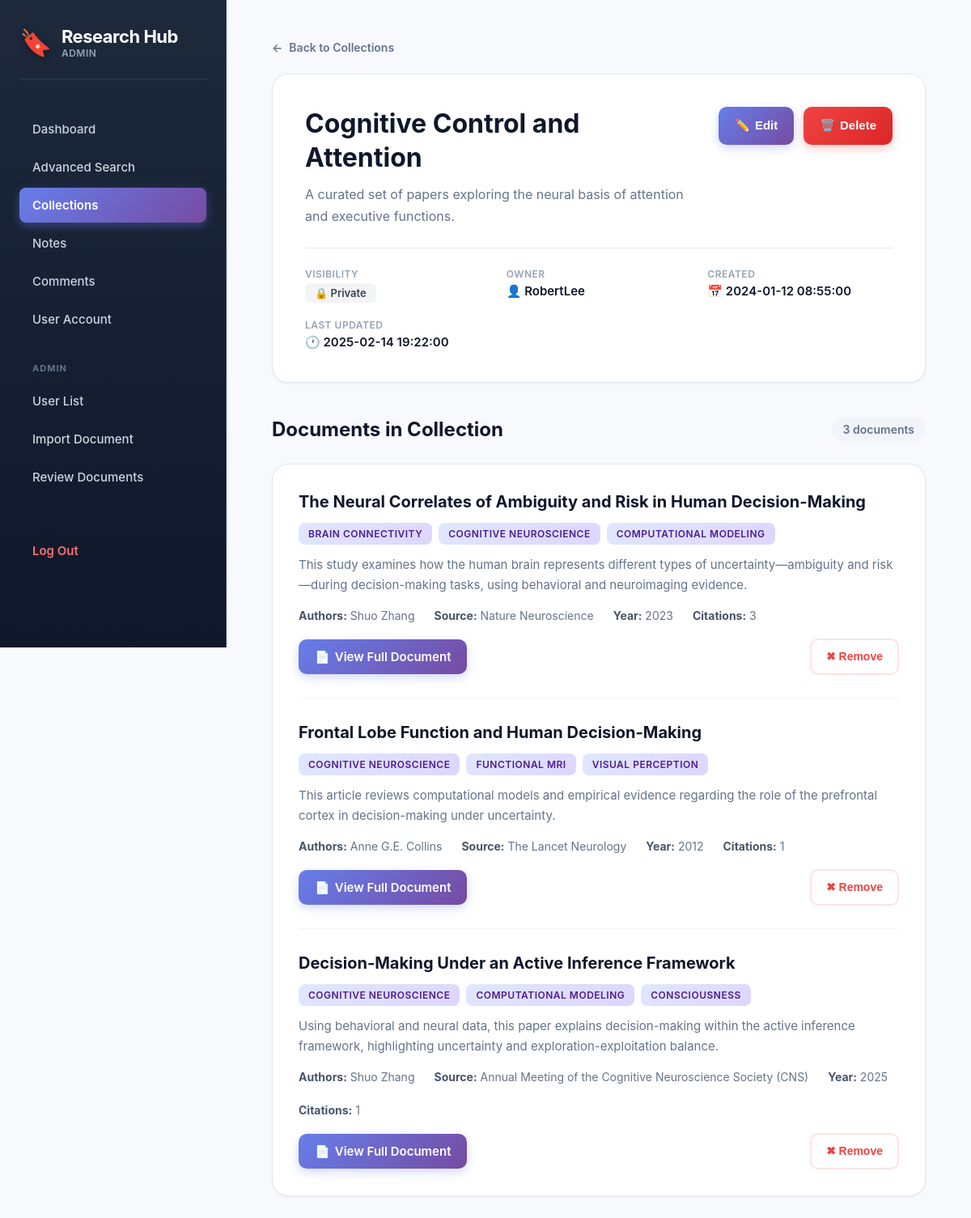
The page /collection_view.php?id=4 (signed in) on the database its author committed.
### tables this page shows
CREATE TABLE Collection (
    CollectionID INT AUTO_INCREMENT PRIMARY KEY,
    UserID INT NOT NULL,  
    CollectionName VARCHAR(255) NOT NULL,
    CollectionDescription TEXT,
    CreatedTime TIMESTAMP DEFAULT CURRENT_TIMESTAMP,
    UpdatedTime TIMESTAMP DEFAULT CURRENT_TIMESTAMP ON UPDATE CURRENT_TIMESTAMP,
    Visibility ENUM('Private', 'Public') NOT NULL,
    FOREIGN KEY (UserID) REFERENCES User(UserID)
);

CREATE TABLE User (
    UserID INT AUTO_INCREMENT PRIMARY KEY,
    UserName VARCHAR(255) NOT NULL,
    Email VARCHAR(255) UNIQUE NOT NULL,
    Password VARCHAR(255) NOT NULL,
    AffiliationID INT,
    Role VARCHAR(100),
    FOREIGN KEY (AffiliationID) REFERENCES Affiliation(AffiliationID)
);

CREATE TABLE Document (
    DocumentID INT AUTO_INCREMENT PRIMARY KEY,
    Title VARCHAR(500) NOT NULL,
    Abstract TEXT,
    PublicationYear YEAR,
    SourceID INT,
    Area VARCHAR(255),
    ISBN VARCHAR(50) UNIQUE,
    LinkPath VARCHAR(500),
    ImportDate DATE DEFAULT (CURDATE()),
    ReviewStatus ENUM('Pending', 'Approved', 'Rejected') DEFAULT 'Pending',
    FOREIGN KEY (SourceID) REFERENCES Source(SourceID)
);

CREATE TABLE Source (
    SourceID INT AUTO_INCREMENT PRIMARY KEY,
    SourceType VARCHAR(100) NOT NULL,
    SourceName VARCHAR(255) NOT NULL,
    Language VARCHAR(100)
);

### collection_view.php (the view, shortened to what this page needs)
<?php
require_once "includes/connect.php";
$currentUser = intval($_SESSION['UserID']);
$collectionID = isset($_GET['id']) ? intval($_GET['id']) : 0;
$sql = "
    SELECT C.*, U.UserName
    FROM Collection C
    JOIN User U ON C.UserID = U.UserID
    WHERE C.CollectionID = ?
";
$stmt = $conn->prepare($sql);
$stmt->execute([$collectionID]);
$collection = $stmt->fetch(PDO::FETCH_ASSOC);
$isOwner = ($currentUser === intval($collection['UserID']));
$docSQL = "
    SELECT
        D.DocumentID,
        D.Title,
        D.Abstract,
        D.PublicationYear,
        S.SourceName,
        GROUP_CONCAT(DISTINCT CONCAT(A.FirstName, ' ', A.LastName) SEPARATOR ', ') AS Authors,
        GROUP_CONCAT(DISTINCT T.TagName SEPARATOR ', ') AS Tags,
        (SELECT COUNT(*) FROM Citation WHERE CitedDocumentID = D.DocumentID) AS CitationCount
    FROM CollectionDocument CD
    JOIN Document D ON CD.DocumentID = D.DocumentID
    LEFT JOIN Source S ON D.SourceID = S.SourceID
    LEFT JOIN DocumentAuthor DA ON D.DocumentID = DA.DocumentID
    LEFT JOIN Author A ON DA.AuthorID = A.AuthorID
    LEFT JOIN DocumentTag DT ON D.DocumentID = DT.DocumentID
    LEFT JOIN Tag T ON DT.TagID = T.TagID
    WHERE CD.CollectionID = ?
    GROUP BY D.DocumentID
";
$stmt = $conn->prepare($docSQL);
$stmt->execute([$collectionID]);
$documents = $stmt->fetchAll(PDO::FETCH_ASSOC);
?>
<!DOCTYPE html>
<html>
<head>
    <link rel="stylesheet" href="assets/css/globals.css">
</head>
<body>
<aside class="sidebar">
    <div class="app-title">
        <span class="icon">🔖</span>
        <div>
            <div class="title">Research Hub</div>
            <div class="role"><?= strtolower($_SESSION['Role']) ?></div>
        </div>
    </div>
    <nav class="menu">
        <a href="dashboard.php">Dashboard</a>
        <a href="advanced_search.php">Advanced Search</a>
        <a href="collections.php" class="active">Collections</a>
        <a href="notes.php">Notes</a>
        <a href="comments.php">Comments</a>
        <a href="user_account.php">User Account</a>
    </nav>
    <?php if (strtolower($_SESSION['Role']) === "admin"): ?>
        <div class="menu-heading">Admin</div>
        <nav class="menu">
            <a href="user_list.php">User List</a>
            <a href="import_document.php">Import Document</a>
            <a href="review_documents.php">Review Documents</a>
        </nav>
    <?php endif; ?>
    <a class="logout" href="logout.php">Log Out</a>
</aside>
<div class="main">
    <a class="back-link" href="collections.php">
        <span>←</span> Back to Collections
    </a>
    <div class="info-box">
        <div class="info-header">
            <div style="flex: 1;">
                <div class="collection-title"><?= htmlspecialchars($collection['CollectionName']) ?></div>
                <?php if (!empty($collection['CollectionDescription'])): ?>
                    <div class="collection-desc"><?= nl2br(htmlspecialchars($collection['CollectionDescription'])) ?></div>
                <?php endif; ?>
            </div>
            <?php if ($isOwner): ?>
            <div class="action-buttons">
                <a href="edit_collection.php?id=<?= $collectionID ?>">
                    <button class="btn-edit">
                        <span>✏️</span> Edit
                    </button>
                </a>
                <form action="controllers/delete_collection.php" method="POST" style="display:inline;"
                      onsubmit="return confirm('Are you sure you want to delete this collection? This action cannot be undone.');">
                    <button class="btn-danger">
                        <span>🗑️</span> Delete
                    </button>
                </form>
            </div>
            <?php endif; ?>
        </div>
        <div class="info-meta">
            <div class="meta-item">
                <div class="meta-label">Visibility</div>
                <div class="meta-value">
                    <span class="visibility-badge <?= strtolower($collection['Visibility']) ?>">
                        <?= $collection['Visibility'] === 'Public' ? '🌐' : '🔒' ?>
                        <?= htmlspecialchars($collection['Visibility']) ?>
                    </span>
                </div>
            </div>
            <div class="meta-item">
                <div class="meta-label">Owner</div>
                <div class="meta-value">👤 <?= htmlspecialchars($collection['UserName']) ?></div>
            </div>
            <div class="meta-item">
                <div class="meta-label">Created</div>
                <div class="meta-value">📅 <?= htmlspecialchars($collection['CreatedTime']) ?></div>
            </div>
            <div class="meta-item">
                <div class="meta-label">Last Updated</div>
                <div class="meta-value">🕐 <?= htmlspecialchars($collection['UpdatedTime']) ?></div>
            </div>
        </div>
    </div>
    <div class="section-header">
        <h2>Documents in Collection</h2>
        <div class="doc-count"><?= count($documents) ?> document<?= count($documents) != 1 ? 's' : '' ?></div>
    </div>
    <div class="doc-list">
        <?php if (count($documents) === 0): ?>
            <div class="empty-state">
                <div class="empty-state-icon">📚</div>
                <div class="empty-state-text">
                    No documents in this collection yet.<br>
                    Start adding papers from search results.
                </div>
                <a href="advanced_search.php"><button class="btn-edit">🔍 Search Documents</button></a>
            </div>
        <?php else: ?>
            <?php foreach ($documents as $d): ?>
            <div class="doc-item">
                <div class="doc-title"><?= htmlspecialchars($d['Title']) ?></div>
                <div class="tags-row">
                    <?php if (!empty($d['Tags'])): ?>
                        <?php foreach (explode(", ", $d['Tags']) as $tag): ?>
                            <span class="tag"><?= htmlspecialchars($tag) ?></span>
                        <?php endforeach; ?>
                    <?php else: ?>
                        <span class="no-tags">No tags</span>
                    <?php endif; ?>
                </div>
                <?php if (!empty($d['Abstract'])): ?>
                <div class="abstract">
                    <?= htmlspecialchars(substr($d['Abstract'], 0, 280)) . (strlen($d['Abstract']) > 280 ? '...' : '') ?>
                </div>
                <?php endif; ?>
                <div class="meta-row">
                    <div><strong>Authors:</strong> <?= htmlspecialchars($d['Authors'] ?: "Unknown") ?></div>
                    <?php if (!empty($d['SourceName'])): ?>
                        <div><strong>Source:</strong> <?= htmlspecialchars($d['SourceName']) ?></div>
                    <?php endif; ?>
                    <div><strong>Year:</strong> <?= htmlspecialchars($d['PublicationYear']) ?></div>
                    <div><strong>Citations:</strong> <?= intval($d['CitationCount']) ?></div>
                </div>
                <div class="doc-actions">
                    <a href="document_view.php?id=<?= $d['DocumentID'] ?>" class="btn-view">
                        <span>📄</span> View Full Document
                    </a>
                    <?php if ($isOwner): ?>
                    <form action="controllers/remove_from_collection.php" method="POST"
                          onsubmit="return confirm('Remove this document from the collection?');">
                        <button class="remove-btn">✖ Remove</button>
                    </form>
                    <?php endif; ?>
                </div>
            </div>
            <?php endforeach; ?>
        <?php endif; ?>
    </div>
</div>
</body>
</html>

### assets/css/globals.css (style rules this page uses)
:root { --font-size: 16px; --background: #ffffff; --foreground: oklch(0.145 0 0); --card: #ffffff; --card-foreground: oklch(0.145 0 0); --popover: oklch(1 0 0); --popover-foreground: oklch(0.145 0 0); --primary: #030213; --primary-foreground: oklch(1 0 0); --secondary: oklch(0.95 0.0058 264.53); --secondary-foreground: #030213; --muted: #ececf0; --muted-foreground: #717182; --accent: #e9ebef; --accent-foreground: #030213; --destructive: #d4183d; --destructive-foreground: #ffffff; --border: rgba(0, 0, 0, 0.1); --input: transparent; --input-background: #f3f3f5; --switch-background: #cbced4; --font-weight-medium: 500; --font-weight-normal: 400; --ring: oklch(0.708 0 0); --chart-1: oklch(0.646 0.222 41.116); --chart-2: oklch(0.6 0.118 184.704); --chart-3: oklch(0.398 0.07 227.392); --chart-4: oklch(0.828 0.189 84.429); --chart-5: oklch(0.769 0.188 70.08); --radius: 0.625rem; --sidebar: oklch(0.985 0 0); --sidebar-foreground: oklch(0.145 0 0); --sidebar-primary: #030213; --sidebar-primary-foreground: oklch(0.985 0 0); --sidebar-accent: oklch(0.97 0 0); --sidebar-accent-foreground: oklch(0.205 0 0); --sidebar-border: oklch(0.922 0 0); --sidebar-ring: oklch(0.708 0 0); }
html { font-size: var(--font-size); }
body { background: var(--background); color: var(--foreground); margin: 0; padding: 0; font-family: Arial, sans-serif; }
* { border-color: var(--border); outline-color: var(--ring); }
h2 { font-size: 1.5rem; font-weight: var(--font-weight-medium); line-height: 1.5; }
h4, label, button, input, p { font-size: 1rem; line-height: 1.5; }
button { font-weight: var(--font-weight-medium); }

### rows shown on the page
collection: CollectionName "Cognitive Control and Attention", CollectionDescription "A curated set of papers exploring the neural basis of attention and executive functions.", Visibility "Private", UserID.UserName "RobertLee", CreatedTime "2024-01-12 08:55:00", UpdatedTime "2025-02-14 19:22:00"
document: Title "The Neural Correlates of Ambiguity and Risk in Human Decision-Making", tag "BRAIN CONNECTIVITY", tag "COGNITIVE NEUROSCIENCE", tag "COMPUTATIONAL MODELING", Abstract "This study examines how the human brain represents different types of uncertainty—ambiguity and risk—during decision-making tasks, using behavioral and neuroimaging evidence.", Authors "Shuo Zhang", SourceID.SourceName "Nature Neuroscience", PublicationYear "2023", CitationCount "3"
document: Title "Frontal Lobe Function and Human Decision-Making", tag "COGNITIVE NEUROSCIENCE", tag "FUNCTIONAL MRI", tag "VISUAL PERCEPTION", Abstract "This article reviews computational models and empirical evidence regarding the role of the prefrontal cortex in decision-making under uncertainty.", Authors "Anne G.E. Collins", SourceID.SourceName "The Lancet Neurology", PublicationYear "2012", CitationCount "1"
document: Title "Decision-Making Under an Active Inference Framework", tag "COGNITIVE NEUROSCIENCE", tag "COMPUTATIONAL MODELING", tag "CONSCIOUSNESS", Abstract "Using behavioral and neural data, this paper explains decision-making within the active inference framework, highlighting uncertainty and exploration-exploitation balance.", Authors "Shuo Zhang", SourceID.SourceName "Annual Meeting of the Cognitive Neuroscience Society (CNS)", PublicationYear "2025", CitationCount "1"

### other values the page prints
$_SESSION['Role'] "ADMIN"
count($documents) "3"
